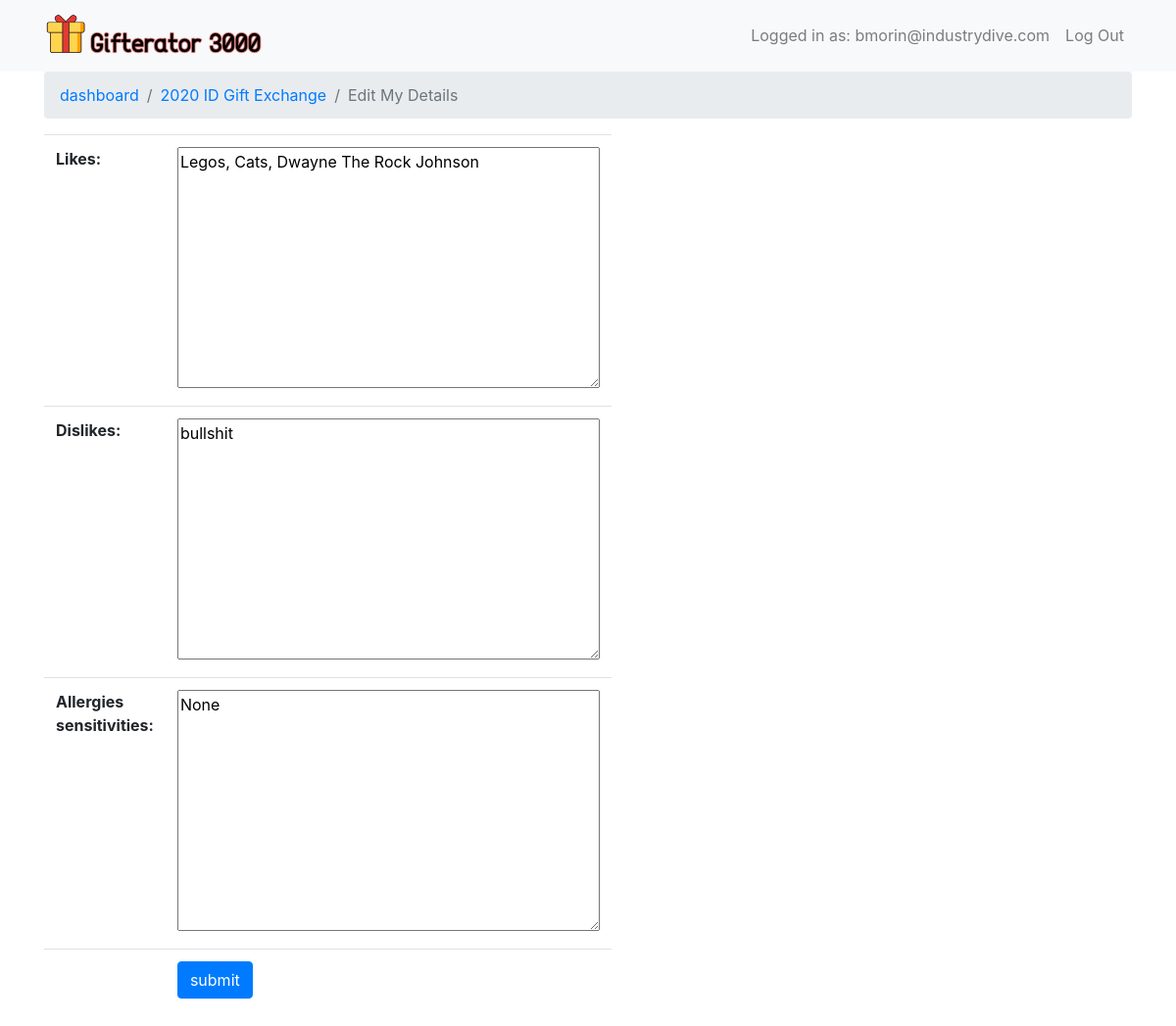
The page /giftexchange/1/editdetails/ (signed in) on the database its author committed.
### giftexchange/models.py (models this page shows, shortened)
class GiftExchange(models.Model):
	title = models.CharField(max_length=300, unique=True)
	date = models.DateField(blank=True, null=True)
	location = models.CharField(max_length=500)
	description = models.TextField(blank=True, null=True)
	spending_limit = models.IntegerField(default=0)
	admin_appuser = models.ManyToManyField(AppUser)
	assignments_locked = models.BooleanField(default=False)

class Participant(models.Model):
	appuser = models.ForeignKey(AppUser, on_delete=models.CASCADE)
	giftexchange = models.ForeignKey(GiftExchange, on_delete=models.CASCADE)
	likes = models.TextField(blank=True, null=True)
	dislikes = models.TextField(blank=True, null=True)
	allergies_sensitivities = models.TextField(blank=True, null=True)

### giftexchange/views.py (the view, shortened to what this page needs)
# urls.py: path('giftexchange/<int:giftexchange_id>/editdetails/', views.GiftExchangeDetailEdit.as_view(), name='giftexchange_detail_edit'),
class GiftExchangeDetailEdit(GiftExchangeView):
	def setup(self, request, *args, **kwargs):
		super(GiftExchangeDetailEdit, self).setup(request, *args, **kwargs)
		self.template = loader.get_template('giftexchange/generic_form.html')
		self.context = {
			'breadcrumbs': [
				('dashboard', reverse('dashboard')),
				(self.giftexchange.title, reverse('giftexchange_detail', kwargs={'giftexchange_id': self.giftexchange_id})),
				('Edit My Details', None)
			],
			'form': None,
		}
	def get(self, request, *args, **kwargs):
		form = ParticipantDetailsForm(instance=self.participant_details)
		self.context['form'] = form
		return HttpResponse(self.template.render(self.context, request))

### giftexchange/forms.py
class ParticipantDetailsForm(ModelForm):
	class Meta:
		model = Participant
		fields = ['likes', 'dislikes', 'allergies_sensitivities']

### giftexchange/models.py (called while the page is built)
	def exchange_participant(self, giftexchange):
		participant_exists = Participant.objects.filter(appuser=self, giftexchange=giftexchange).exists()
		if participant_exists:
			return Participant.objects.get(appuser=self, giftexchange=giftexchange)
		return False

	@classmethod
	def get(cls, djangouser):
		return cls.objects.get(djangouser=djangouser)

### giftexchange/views.py (called while the page is built)
	def setup(self, request, *args, **kwargs):
		super(AuthenticatedView, self).setup(request, *args, **kwargs)
		if not self.request.user.is_authenticated:
			raise Http404('Login Required')
		self.giftexchange = None
		self.is_admin = False
		self.djangouser = request.user
		self.appuser = AppUser.get(djangouser=self.djangouser)
		if 'giftexchange_id' in kwargs:
			self.giftexchange = GiftExchange.objects.filter(pk=kwargs['giftexchange_id']).first()
			self.giftexchange_id = self.giftexchange.pk

	def setup(self, request, *args, **kwargs):
		super(GiftExchangeView, self).setup(request, *args, **kwargs)
		if not self.giftexchange:
			return Http404('Gift exchange not found')
		else:
			self.participant_details = self.appuser.exchange_participant(self.giftexchange)
		if not self.participant_details:
			return Http404('User not a participant on this exchange')
		if self.giftexchange:
			self.is_admin = self.appuser in self.giftexchange.admin_appuser.all()

### giftexchange/templates/giftexchange/generic_form.html (shortened to what this page needs)
{% extends 'giftexchange/base.html' %}
{% block page_content %}
<div class="row">
	<div class="col-sm-3 col">
		<form class="form" method="POST" action="{{action}}">
			<table class="table">
				{{form.as_table}}
				<tr>
					<td></td>
					<td><input type="submit" class="btn btn-primary" value="{% if submit_text %}{{submit_text}}{%else%}submit{%endif%}" /></td>
			</table>
		</form>
	</div>
</div>
{% endblock %}

### giftexchange/templates/giftexchange/base.html (shortened to what this page needs)
{% load static %}
<!DOCTYPE html>
<html lang="en">
<head>
	<link href="{% static 'bootstrap/css/bootstrap.min.css' %}" rel="stylesheet">
	<link href= 'https://ajax.googleapis.com/ajax/libs/jqueryui/1.12.1/themes/ui-lightness/jquery-ui.css' rel='stylesheet'>
</head>
<body>
	{% block header_nav %}
		<nav class="navbar navbar-expand-sm bg-light navbar-light">
			<div class="container">
				<a class="navbar-brand float-left" href="{% url 'dashboard' %}">
					<img class="d-inline-block align-top" src="{% static 'site-images/gifterator-icon.png' %}" width="225px"/>
				</a>
				<ul class="navbar-nav">
					{% if request.user.is_authenticated %}
						<li class="nav-item">
							<a href="{% url 'profile' %}" class="nav-link">Logged in as: {{request.user.username}}</a>
						</li>
						<li class="nav-item">
							<a class="nav-link" href="{% url 'logout' %}">Log Out</a>
						</li>
					{% else %}
						<li class="nav-item">
							<a class="nav-link" href="{% url 'login' %}">Log In</a>
						</li>
					{% endif %}
				</ul>
			</div>
		</nav>
	{% endblock %}
	{% if breadcrumbs %}
		<div class="container">
			<nav aria-label="breadcrumb">
			  <ol class="breadcrumb">
			  	{% for title, link in breadcrumbs %}
					{% if link %}
						<li class="breadcrumb-item"><a href="{{link}}">{{title}}</a></li>
					{% else %}
						<li class="breadcrumb-item active">{{title}}</li>
					{% endif %}
				{% endfor %}
			  </ol>
			</nav>
		</div>
	{% endif %}
	<div class="container">
		<div id="main-content">
				{% block page_content %}{% endblock %}
		</div>
	</div>
</body>

### rows shown on the page
GiftExchange: breadcrumbs "2020 ID Gift Exchange"
Participant: likes "Legos, Cats, Dwayne The Rock Johnson", dislikes "bullshit", allergies_sensitivities "None"

### other values the page prints
{{ request.user.username }} "bmorin@industrydive.com"
{{ title }} "dashboard"
{{ title }} "Edit My Details"
